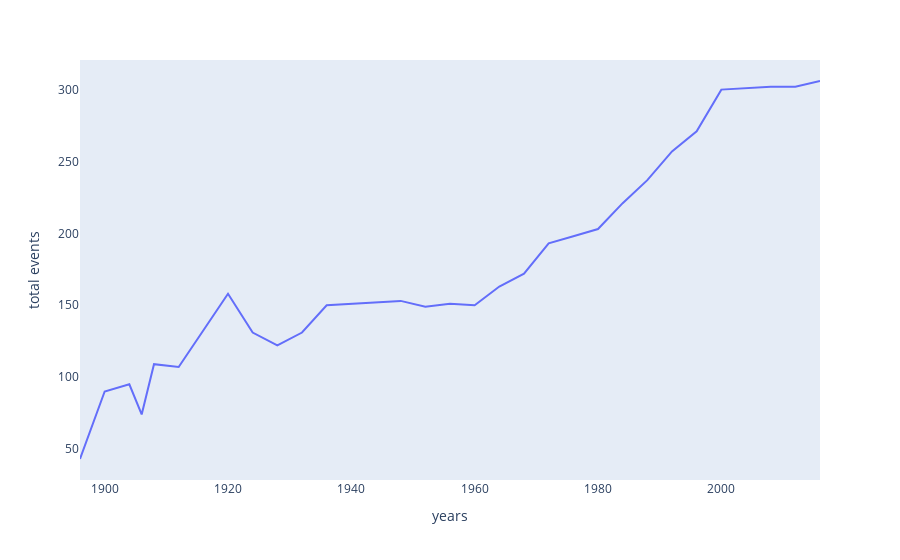

Notebook source saved alongside this figure:
### Code cell
event = px.line(events_over_time, x = "years", y = "total events")
event.update_xaxes(showgrid=False)
event.update_yaxes(showgrid=False)

### Figure 1 — Plotly figure (JSON) as saved in the notebook; plotly's stock layout.template omitted (floating-point values rounded to 4 significant figures)
{"data": [{"hovertemplate": "years=%{x}<br>total events=%{y}<extra></extra>", "legendgroup": "", "line": {"color": "#636efa", "dash": "solid"}, "marker": {"symbol": "circle"}, "mode": "lines", "name": "", "orientation": "v", "showlegend": false, "type": "scatter", "x": [1896, 1900, 1904, 1906, 1908, 1912, 1920, 1924, 1928, 1932, 1936, 1948, 1952, 1956, 1960, 1964, 1968, 1972, 1976, 1980, 1984, 1988, 1992, 1996, 2000, 2004, 2008, 2012, 2016], "xaxis": "x", "y": [43, 90, 95, 74, 109, 107, 158, 131, 122, 131, 150, 153, 149, 151, 150, 163, 172, 193, 198, 203, 221, 237, 257, 271, 300, 301, 302, 302, 306], "yaxis": "y"}], "layout": {"legend": {"tracegroupgap": 0}, "margin": {"t": 60}, "xaxis": {"anchor": "y", "domain": [0, 1], "showgrid": false, "title": {"text": "years"}}, "yaxis": {"anchor": "x", "domain": [0, 1], "showgrid": false, "title": {"text": "total events"}}}}
